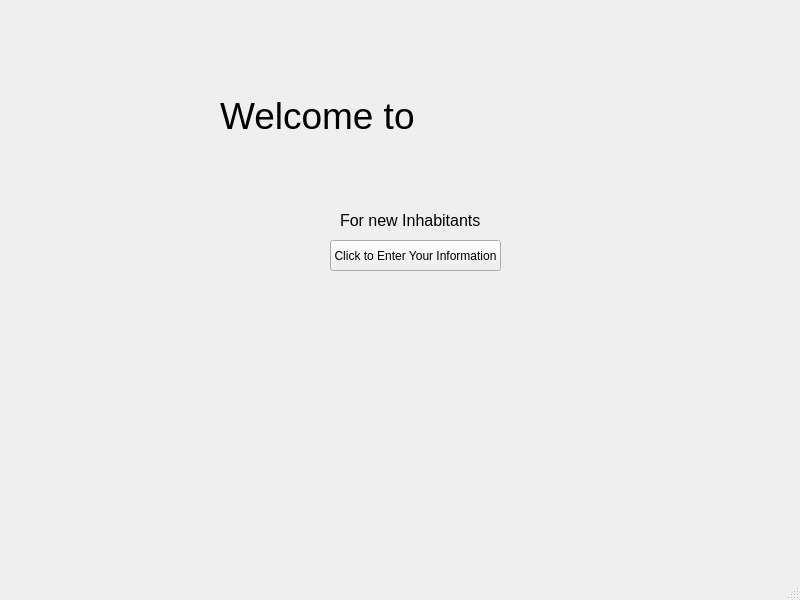
<?xml version="1.0" encoding="UTF-8"?>
<ui version="4.0">
 <class>menu</class>
 <widget class="QMainWindow" name="menu">
  <property name="geometry">
   <rect>
    <x>0</x>
    <y>0</y>
    <width>800</width>
    <height>600</height>
   </rect>
  </property>
  <property name="windowTitle">
   <string>MainWindow</string>
  </property>
  <widget class="QWidget" name="centralwidget">
   <widget class="QPushButton" name="pushButton">
    <property name="geometry">
     <rect>
      <x>330</x>
      <y>240</y>
      <width>171</width>
      <height>31</height>
     </rect>
    </property>
    <property name="text">
     <string>Click to Enter Your Information</string>
    </property>
   </widget>
   <widget class="QLabel" name="label">
    <property name="geometry">
     <rect>
      <x>220</x>
      <y>70</y>
      <width>481</width>
      <height>91</height>
     </rect>
    </property>
    <property name="sizePolicy">
     <sizepolicy hsizetype="Expanding" vsizetype="Preferred">
      <horstretch>0</horstretch>
      <verstretch>0</verstretch>
     </sizepolicy>
    </property>
    <property name="font">
     <font>
      <pointsize>28</pointsize>
     </font>
    </property>
    <property name="text">
     <string>Welcome to </string>
    </property>
   </widget>
   <widget class="QLabel" name="label_2">
    <property name="geometry">
     <rect>
      <x>340</x>
      <y>210</y>
      <width>161</width>
      <height>20</height>
     </rect>
    </property>
    <property name="font">
     <font>
      <pointsize>12</pointsize>
     </font>
    </property>
    <property name="text">
     <string>For new Inhabitants</string>
    </property>
   </widget>
  </widget>
  <widget class="QMenuBar" name="menubar">
   <property name="geometry">
    <rect>
     <x>0</x>
     <y>0</y>
     <width>800</width>
     <height>22</height>
    </rect>
   </property>
  </widget>
  <widget class="QStatusBar" name="statusbar"/>
 </widget>
 <resources/>
 <connections/>
</ui>
